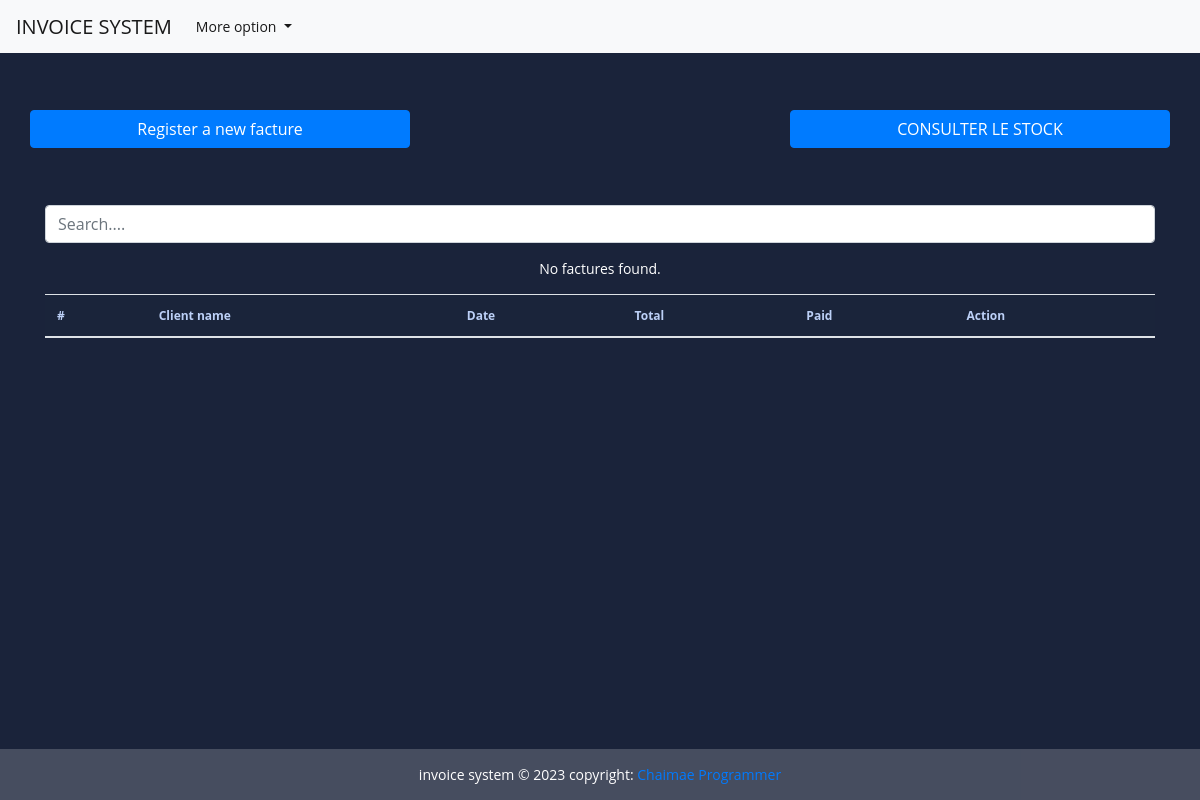
Page /Home on the earlier database version.
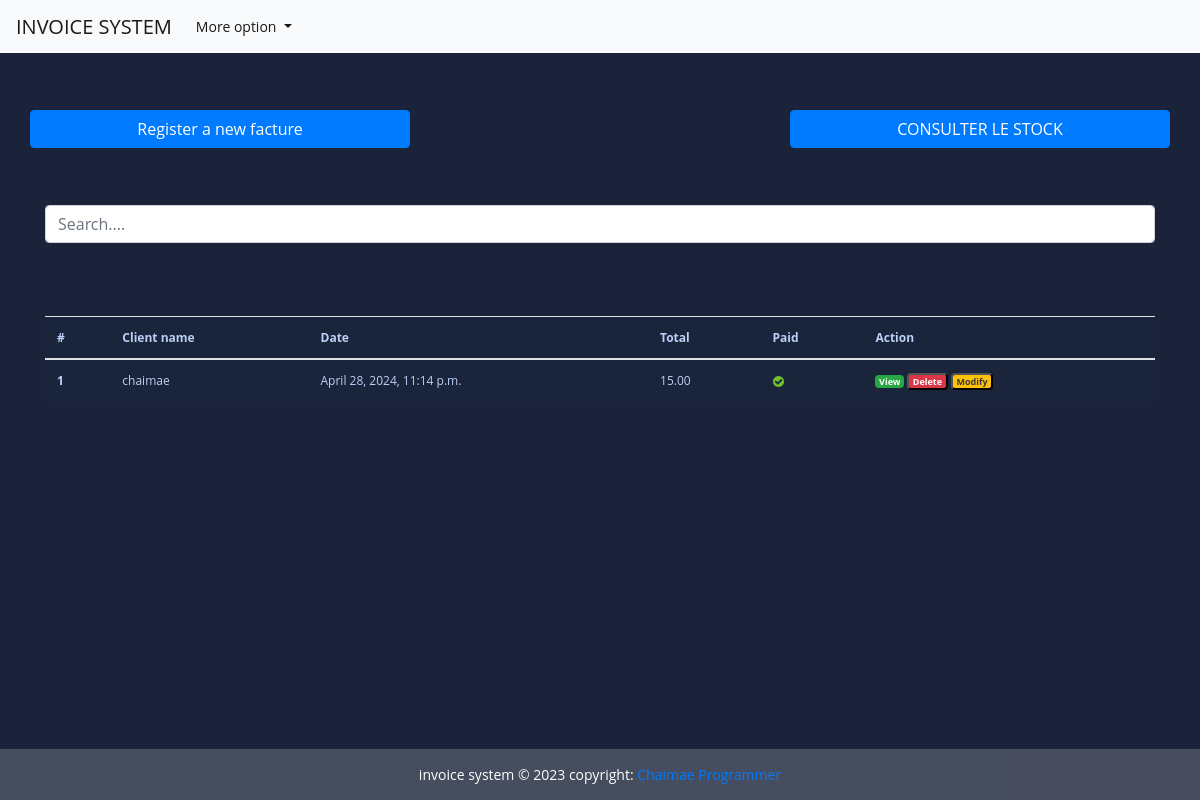
Same page on the later database version.
### stock/models.py (models this page shows, shortened)
class Facture(models.Model):
     client = models.CharField(max_length=132)
     facture_date_time = models.DateTimeField(default=timezone.now)
     save_by = models.ForeignKey(User, on_delete=models.PROTECT )
     total = models.DecimalField(max_digits=5, decimal_places=2, default=0)
     last_update_date = models.DateTimeField(null = True, blank=True)
     paid = models.BooleanField(default=False)
     class Meta:
          verbose_name = "Facture"
          verbose_name_plural ="Factures"

### stock/views.py (the view, shortened to what this page needs)
# urls.py: path('Home' ,views.HomeView.as_view() , name='Home'),
class HomeView(View):
    templates_name='html/index.html'
    factures = Facture.objects.all().order_by('-facture_date_time')
    context={
        'factures': factures
    }
    def get(self, request, *args, **kwags):
        items = pagination(request, self.factures)
        self.context['factures'] = items
        return render(request, self.templates_name, self.context)

### stock/utils.py (called while the page is built)
def pagination(request, factures):
        default_page = 1
        page = request.GET.get('page', default_page)
        items_per_page = 5
        paginator = Paginator(factures, items_per_page)
        try:
            items_page = paginator.page(page)
        except PageNotAnInteger:
            items_page = paginator.page(default_page)
        except EmptyPage:
            items_page = paginator.page(paginator.num_pages)
        return items_page

### stock/templates/html/index.html (shortened to what this page needs)
{% extends "html/login.html"%}
{% load static %}
{% block content %}
 <br><br>
 <div class="row">
    <a href="{% url 'add-facture'%}" class="btn col-md-4 btn-primary">
        Register a new facture
    </a>
    <a href="#" class="btn col-md-4">
    </a>
    <a href="{% url 'consulte-Stock'%}" class="btn col-md-4 btn-primary">
        CONSULTER LE STOCK
    </a>
 </div>
 <br><br><br>
 <div class="form-group ">
   <input id="search" class="form-control" type="text" placeholder="Search....">
 </div>
 <div>
     <table class="table table-striped-colums">
        <thead>
            <TR>
            <th scope="col">#</th>
            <th scope="col">Client name</th>
            <th scope="col"> Date</th>
            <th scope="col"> Total</th>
            <th scope="col"> Paid</th>
            <th scope="col"> Action</th>
            </TR>
        </thead>
        <tbody id="myTable">
         {% if factures %}
         {% for facture in factures %}
         <tr>
            <th scope="row">{{ facture.pk }}</th>
            <td>{{facture.client}}</td>
            <td>{{facture.facture_date_time }}</td>
            <td>{{ facture.total }}</td>
            <td>
               {% if facture.paid %}
               <img src="{% static 'image/icon-yes.svg' %}" alt="True">
               {% else %}
               <img src="{% static 'image/icon-no.svg' %}" alt="False">
               {% endif %}
            </td>
            <td>
               <a href="{% url 'facture' pk=facture.pk  %}" title="Detail" class="badge text-white bg-success m-30">View</a>
               <button id="btn-invoice-sup" type="button" data-toggle="modal" data-target="#supprimer"
                  class="badge text-white bg-danger m-20" title="Supprimer" data-id="{{ facture.pk }}"
                  data-customer="{{facture.client}}">Delete
               </button>
               <button id="btn-invoice-mod" type="button" data-toggle="modal" title="Modifier" data-target="#modifier"
                  data-id="{{facture.pk}}" data-customer="{{facture.client}}"
                  class="badge text-dark bg-warning m-20"> Modify
               </button>
            </td>
         </tr>
         {% endfor %}
         <br><br><br>
         {% else %}
         <p class="text-center text-white">No factures found.</p>
         {% endif %}
      </tbody>
     </table>
 </div>
 <br><br>
{% endblock content %}

Differences in the rows shown:
added Facture: pk "1", client "chaimae", facture_date_time "April 28, 2024, 11:14 p.m.", total "15.00", paid True (drawn)
Other differences:
text no longer shown: "No factures found."
